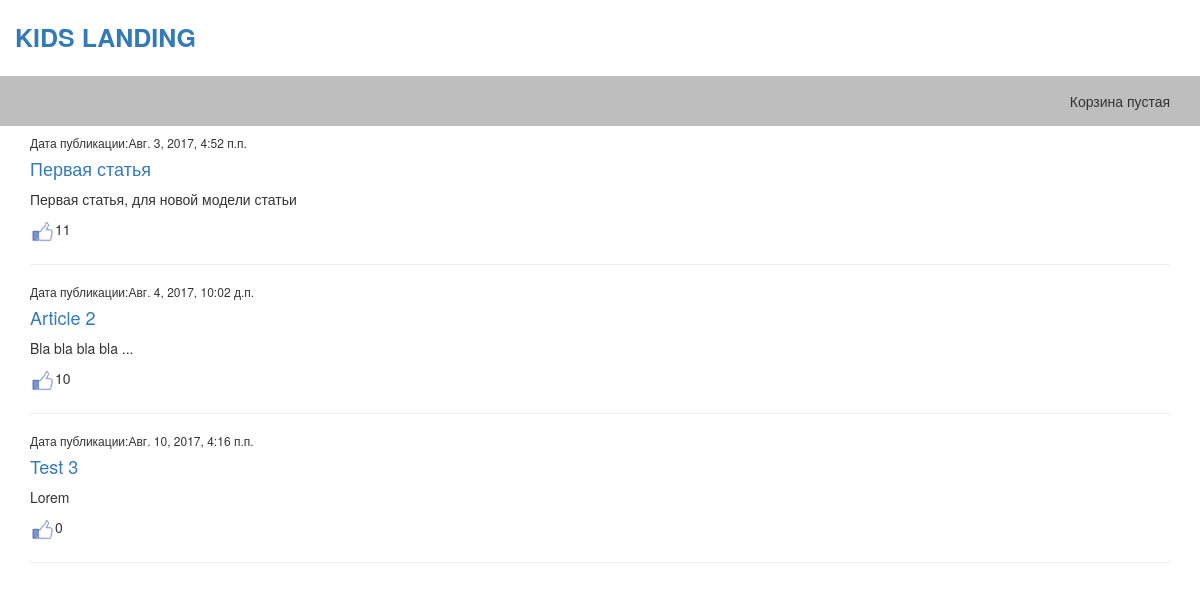
The page /articles/all/ on the database its author committed.
### article/models.py (models this page shows)
class Article(models.Model): # Статья
    class Meta:
        db_table = 'article'
    article_title = models.CharField(verbose_name='Название статьи', max_length=200)
    article_text = models.CharField(verbose_name='Текст статьи', max_length=800)
    article_date = models.DateTimeField(verbose_name='Добавлена')
    article_likes = models.IntegerField(default=0, editable=False) # editable - скрывает поле в админке

### article/views.py (the view)
# urls.py: url(r'^articles/', include('article.urls', namespace='articles')), # Статьи
def articles(request):
    return render_to_response('articles/article/articles.html', {'articles': Article.objects.all()})

### templates/articles/article/articles.html (shortened to what this page needs)
{% extends "shop/base.html" %}
{% load staticfiles %}
{% block content_article %}
    {% for article in articles %}
        <h6>Дата публикации:{{ article.article_date }}</h6>
        <h4><a href="/articles/get/{{ article.id }}" >{{ article.article_title }}</a></h4>
        <p>{{ article.article_text }}</p>
        <p><a href="/articles/add_like/{{ article.id }}/"><img src="{% static 'like.png' %}" width="25px" height="25px" name="Likes"></a>{{ article.article_likes }}</p>
        <hr>
    {% endfor %}
{% endblock %}

### rows shown on the page
Article: article_date "Авг. 3, 2017, 4:52 п.п.", article_title "Первая статья", article_text "Первая статья, для новой модели статьи", article_likes "11"
Article: article_date "Авг. 4, 2017, 10:02 д.п.", article_title "Article 2", article_text "Bla bla bla bla ...", article_likes "10"
Article: article_date "Авг. 10, 2017, 4:16 п.п.", article_title "Test 3", article_text "Lorem", article_likes "0"
